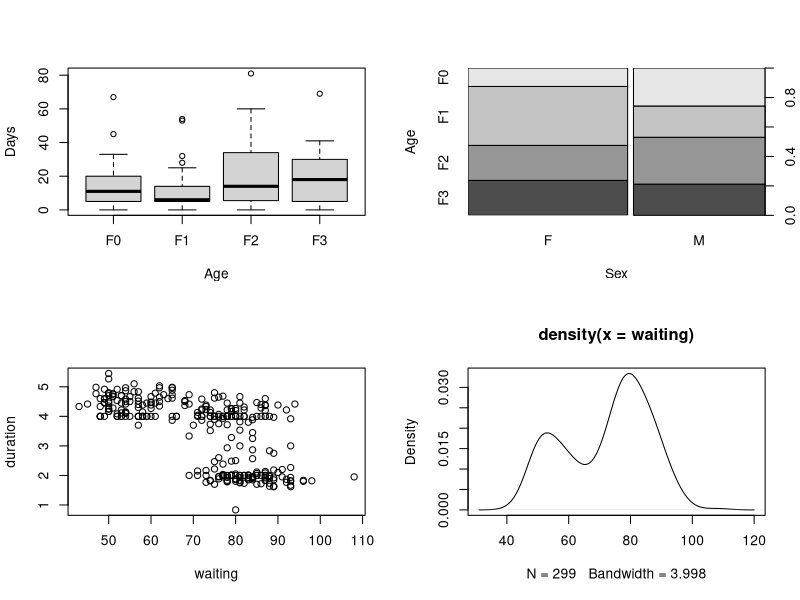
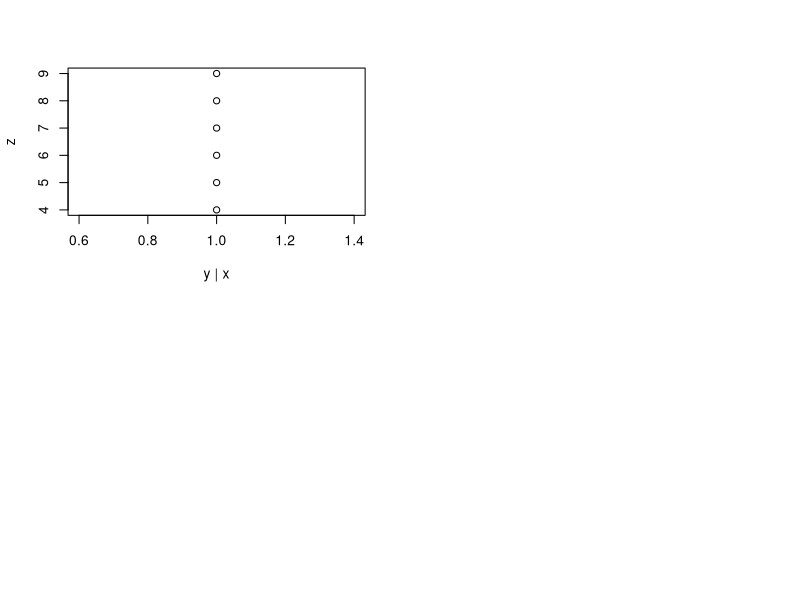

Source code (R) for these figures, in order:
# 11:08:29 AM
# Jan 26, 2011
# 
# Author: Robert Bost
###############################################################################


# Plotting
library(MASS)
attach(quine)
par(mfrow=c(2,2))
plot(Days~Age)	# Scatterplot
is.numeric(Days)
is.factor(Age)
plot(Age~Sex)	#
detach(quine)
attach(geyser)
str(geyser)
plot(geyser)
plot(density(waiting))

x <- c(1,2,3,4,5,6)
y <- c(6,5,4,3,2,1)
z <- c(9,8,7,6,5,4)
plot(z~y|x)